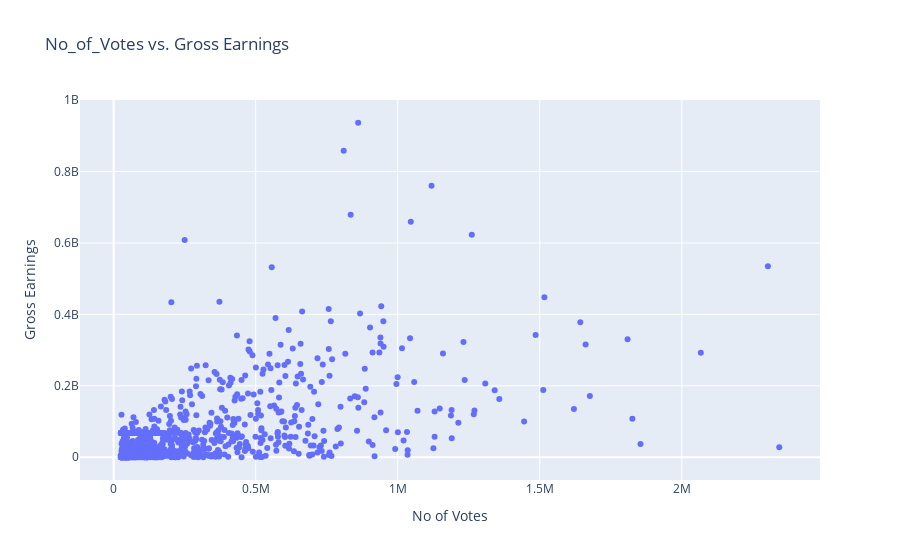

Source (notebook cell):
### Markdown cell above
# 3. Votes vs. Gross Earnings

### Code cell
fig = px.scatter(df, x='No_of_Votes', y='Gross', title='No_of_Votes vs. Gross Earnings',
                 labels={'No_of_Votes': 'No of Votes', 'Gross': 'Gross Earnings'},
                 )
fig.show()

### Figure 1 — Plotly figure (JSON) as saved in the notebook; plotly's stock layout.template omitted (floating-point values rounded to 4 significant figures; data arrays with more than 128 entries replaced by an {"elided": "..."} marker saying what was removed)
{"data": [{"hovertemplate": "No of Votes=%{x}<br>Gross Earnings=%{y}<extra></extra>", "legendgroup": "", "marker": {"color": "#636efa", "symbol": "circle"}, "mode": "markers", "name": "", "orientation": "v", "showlegend": false, "type": "scatter", "x": {"elided": "1000 int values"}, "xaxis": "x", "y": {"elided": "1000 float values"}, "yaxis": "y"}], "layout": {"autosize": true, "legend": {"tracegroupgap": 0}, "title": {"text": "No_of_Votes vs. Gross Earnings"}, "xaxis": {"anchor": "y", "autorange": true, "domain": [0, 1], "range": [-122600.0, 2491000.0], "title": {"text": "No of Votes"}, "type": "linear"}, "yaxis": {"anchor": "x", "autorange": true, "domain": [0, 1], "range": [-77300000.0, 1014000000.0], "title": {"text": "Gross Earnings"}, "type": "linear"}}}
